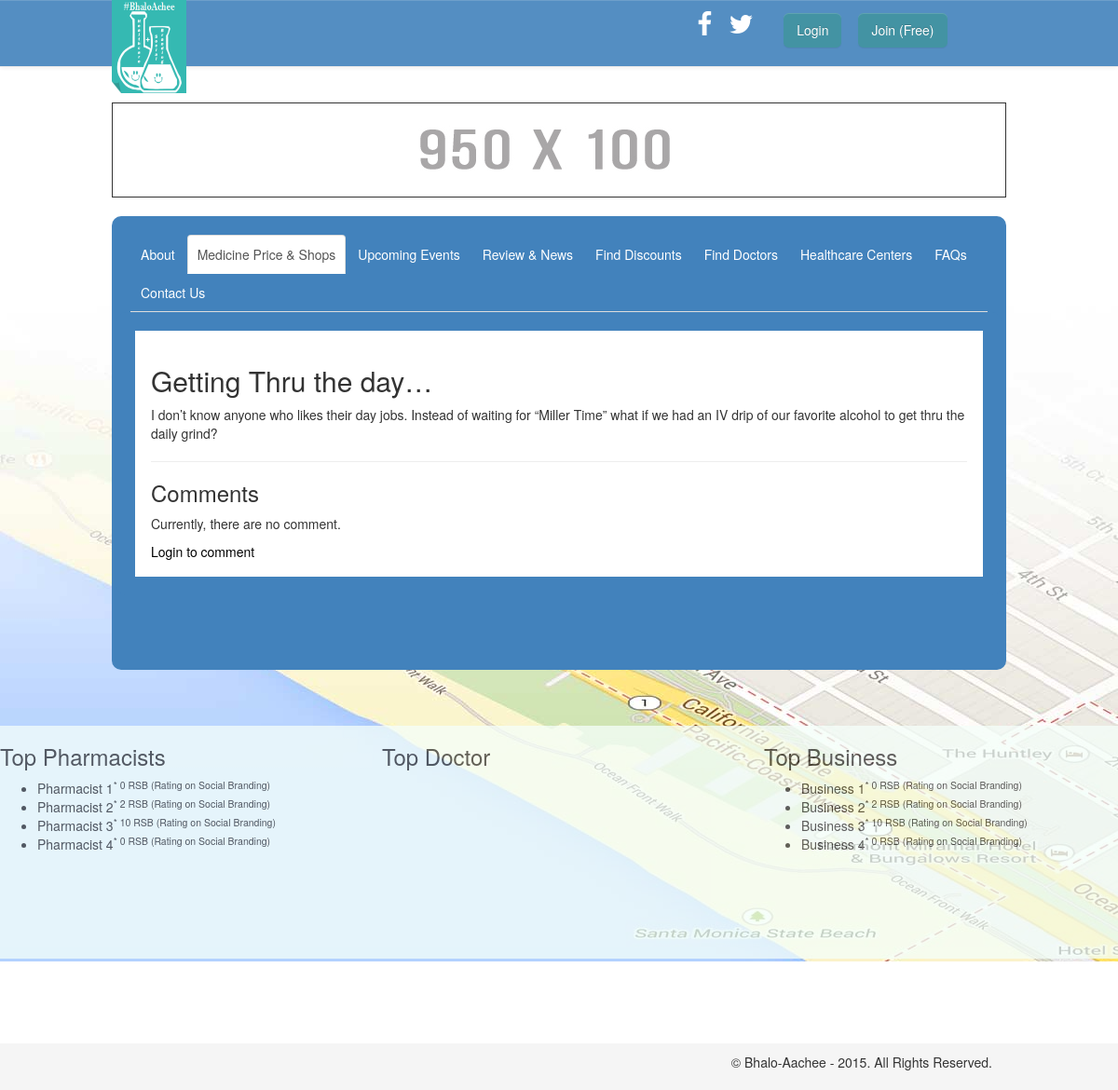
Screenshot of /blog/post/14 with the database file from the repository.
### tables this page shows
CREATE TABLE `posts` (
  `post_id` int(11) NOT NULL AUTO_INCREMENT,
  `post_title` varchar(255) NOT NULL,
  `post` text NOT NULL,
  `active` int(11) NOT NULL,
  `date_added` timestamp NOT NULL DEFAULT CURRENT_TIMESTAMP,
  `user_id` int(11) NOT NULL,
  PRIMARY KEY (`post_id`)
);

### application/controllers/Blog.php (called while the page is built, shortened)
<?php
class Blog extends CI_Controller {
	function __construct()
    {
		$this->load->database();
        $this->load->model('blog_model');
    }
    function post($post_id = NULL )
    {
        $this->load->model('model_comment');
        $data['comments'] = $this->model_comment->get_comment($post_id);
        $data['post'] = $this->blog_model->get_post($post_id);
        $this->load->view('template/view_header');
        $this->load->view('view_single_post',$data);
        $this->load->view('template/view_footer');
    }
}

### index.php (called while the page is built, shortened)
<?php
require_once BASEPATH.'core/CodeIgniter.php';

### application/models/blog_model.php (called while the page is built, shortened)
<?php if ( ! defined('BASEPATH')) exit('No direct script access allowed');
class Blog_model extends CI_Model
{
    function get_post($post_id, $str_slug = '')
    {
        $this->db->select('*');
        $this->db->from('posts');
        $this->db->where(array('active'=>1,'post_id'=>$post_id));
        $this->db->order_by('date_added','desc');
        $query = $this->db->get();
        return $query->first_row('array');
    }
}
?>

### application/views/view_single_post.php (the view)
<section class="signup">
			<article class="row">
				<div role="tabpanel" id="main-tab">
				<div class="tab-content">
					<div role="tabpanel" class="tab-pane active" id="doctors">
        <?php if(!isset($post))
            {echo "This page was accessed incorrectly";}
            else
            {?>
                <h2><?=$post['post_title']?></h2>
                <p><?=$post['post']?></p>
                <hr>
                <h3>Comments</h3>
    <?php
                if(count($comments) > 0)
                {
                    foreach ($comments as $row)
                    {?>
                <p><strong><?=$row['username']?></strong> said at <?= date('d-m-Y h:i A',strtotime($row['date_added']))?><br>
                <?=$row['comment'];?></p><hr>
            <?php   }
                }
                else
                {
                    echo "<p>Currently, there are no comment.</p>";
                }
                if($this->session->userdata('user_id'))
                {?>
                    <form action="<?=  base_url()?>comments/add_comment/<?=$post['post_id']?>" method="post">
                        <div class="form_settings">
                            <p>
                                <span>Comment</span>
                                <textarea class="textarea" rows="8" cols="100" name="comment"></textarea>
                            </p>
                            <p style="padding-top: 15px">
                                <span>&nbsp;</span>
                                <input class="submit" type="submit" name="add" value="Add comment" />
                            </p>
                        </div>
                    </form>
               <?php
                }
                else {
                ?>
                <a href="<?=  base_url()?>users/login">Login to comment</a>
        <?php    }
            }?>
				</div>
			  </div>
			</article>
		</section>
		</div>
	</div>

### application/views/template/view_header.php (shortened to what this page needs)
<!DOCTYPE html>
 <html class="no-js">
    <head>
		<link href="<?php echo base_url("assets/css/bootstrap.min.css"); ?>" rel="stylesheet" type="text/css" />
		<link href="<?php echo base_url("assets/css/bootstrap-theme.min.css"); ?>" rel="stylesheet" type="text/css" />
		<link href="<?php echo base_url("assets/css/font-awesome.min.css"); ?>" rel="stylesheet" type="text/css" />
		<link href="<?php echo base_url("assets/css/jquery.bxslider.css"); ?>" rel="stylesheet" type="text/css" />
		<link href="<?php echo base_url("assets/css/login-style.css"); ?>" rel="stylesheet" type="text/css" />
		<link href="<?php echo base_url("assets/css/main.css"); ?>" rel="stylesheet" type="text/css" />
    </head>
	<body>
	<header>
	<nav class="navbar navbar-default navbar-fixed-top">
	  <div class="container">
		<div class="navbar-header">
		  <a class="navbar-brand" href="<?php echo site_url();?>"><img src="<?php echo base_url("assets/images/logo_v4.png"); ?>" height="100" width="80"/></a>
		</div>
		<div id="navbar" class="navbar-collapse collapse">
		  <nav class="main-nav nav navbar-nav navbar-right">
			<ul>
			<li><a href="https://www.facebook.com/BhaloAchee" target="_blank"><i class="fa fa-facebook fa-2x"></i></a></li>
			<li><a href="https://twitter.com/BhaloAchee" target="_blank"><i class="fa fa-twitter fa-2x"></i></a></li>
			<?php
				if($this->session->userdata('user_id'))
                {
			?>
					<li class="dropdown">
					<a href="#" class="dropdown-toggle" data-toggle="dropdown" role="button" aria-haspopup="true" aria-expanded="false"><i class="fa fa-user fa-2x"></i><span class="caret"></span></a>
					<ul class="dropdown-menu dropdown-user">
						<li><a href="#"><i class="fa fa-user fa-fw"></i> User Profile</a></li>
						<li><a href="<?php base_url() ?>admin"><i class="fa fa-gear fa-fw"></i> Settings</a></li>
						<li class="divider"></li>
						<li><a href="<?php base_url() ?>users/logout"><i class="fa fa-sign-out fa-fw"></i> Logout</a>
						</li>
					</ul>
				  </li>
               <?php
                }else {
                echo '<li><a class="cd-signin btn btn-primary" href="' . site_url("login").'">Login</a></li>';
				echo '<li><a class="cd-signup btn btn-primary" href="' . site_url("register").'">Join (Free)</a></li>';
				}
				?>
			</ul>
		</nav>
		</div>
	  </div>
	</nav>
	</header>
	<div class="container banner">
		<div class="row">
			<img class="img-responsive" src="<?php echo base_url("assets/images/banner.jpg"); ?>">
		</div>
	</div>
	<div class="main">
		<div class="container">
			<section class="shop-result medicine-result">
			<article class="row">
            <div role="tabpanel" id="main-tab">
            <ul class="nav nav-tabs" role="tablist">
			  <li role="presentation"><a href="#about" aria-controls="about" role="tab" data-toggle="tab">About</a></li>
              <li role="presentation" class="active"><a href="#price" aria-controls="home" role="tab" data-toggle="tab">Medicine Price & Shops</a></li>
              <li role="presentation"><a href="#events" aria-controls="profile" role="tab" data-toggle="tab">Upcoming Events</a></li>
              <li role="presentation"><a href="#blog" aria-controls="settings" role="tab" data-toggle="tab">Review & News</a></li>
              <li role="presentation"><a href="#discount" aria-controls="messages" role="tab" data-toggle="tab">Find Discounts</a></li>
              <li role="presentation"><a href="#doctor" aria-controls="messages" role="tab" data-toggle="tab">Find Doctors</a></li>
              <li role="presentation"><a href="#healthcare" aria-controls="messages" role="tab" data-toggle="tab">Healthcare Centers</a></li>
              <li role="presentation"><a href="#faqs" aria-controls="profile" role="tab" data-toggle="tab">FAQs</a></li>
              <li role="presentation"><a href="#contact" aria-controls="settings" role="tab" data-toggle="tab">Contact Us</a></li>
            </ul>
            <div class="tab-content">

### application/views/template/view_footer.php (shortened to what this page needs)
</div>
				<article class="row all-top">
					<div class="col-md-4 top-pharmacist">
						<h3>Top Pharmacists</h3>
						<ul>
							<li>Pharmacist 1<sup>* 0 RSB (Rating on Social Branding)</sup></li>
							<li>Pharmacist 2<sup>* 2 RSB (Rating on Social Branding)</sup></li>
							<li>Pharmacist 3<sup>* 10 RSB (Rating on Social Branding)</sup></li>
							<li>Pharmacist 4<sup>* 0 RSB (Rating on Social Branding)</sup></li>
						</ul>
					</div>
					<div class="col-md-4 top-doctor">
						<h3>Top Doctor</h3>
					</div>
					<div class="col-md-4 top-company">
						<h3>Top Business</h3>
						<ul>
							<li>Business 1<sup>* 0 RSB (Rating on Social Branding)</sup></li>
							<li>Business 2<sup>* 2 RSB (Rating on Social Branding)</sup></li>
							<li>Business 3<sup>* 10 RSB (Rating on Social Branding)</sup></li>
							<li>Business 4<sup>* 0 RSB (Rating on Social Branding)</sup></li>
						</ul>
					</div>
				</article>
				<article>
					<div class="slider1">
					  <div class="slide"><img src="<?php echo base_url(); ?>assets/images/nuvista.png"></div>
					  <div class="slide"><img src="<?php echo base_url(); ?>assets/images/nuvista.png"></div>
					  <div class="slide"><img src="<?php echo base_url(); ?>assets/images/nuvista.png"></div>
					  <div class="slide"><img src="<?php echo base_url(); ?>assets/images/nuvista.png"></div>
					  <div class="slide"><img src="<?php echo base_url(); ?>assets/images/nuvista.png"></div>
					</div>
				</article>
		</div>
	<footer id="footer">
      <div class="container">
		<div class="row">
			<div class="col-md-6 footer-navigation">
			 </div>
			<div class="col-md-6 copyright">
				<p>&copy; Bhalo-Aachee - 2015. All Rights Reserved.</p>
			</div>
      </div>
    </footer>
    </body>
</html>

### assets/css/login-style.css (style rules this page uses)
.main-nav { float: right; margin-right: 5%; width: 44px; height: 100%; background: url("../img/cd-icon-menu.svg") no-repeat center center; cursor: pointer; }
.main-nav ul { position: absolute; top: 0; left: 0; width: 100%; -webkit-transform: translateY(-100%); -moz-transform: translateY(-100%); -ms-transform: translateY(-100%); -o-transform: translateY(-100%); transform: translateY(-100%); }
.main-nav a { display: block; height: 50px; line-height: 50px; padding-left: 5%; background: #292a34; border-top: 1px solid #3b3d4b; color: #FFF; }
@media only screen and (min-width: 768px) { .main-nav { width: auto; height: auto; background: none; cursor: auto; } }
@media only screen and (min-width: 768px) { .main-nav ul { position: static; width: auto; -webkit-transform: translateY(0); -moz-transform: translateY(0); -ms-transform: translateY(0); -o-transform: translateY(0); transform: translateY(0); line-height: 61px; } }
@media only screen and (min-width: 768px) { .main-nav li { display: inline-block; margin-left: 1em; } }
@media only screen and (min-width: 768px) { .main-nav li:nth-last-child(2) { margin-left: 2em; } }
@media only screen and (min-width: 768px) { .main-nav a { display: inline-block; height: auto; line-height: normal; background: transparent; } }
@media only screen and (min-width: 768px) { .main-nav a.cd-signin, .main-nav a.cd-signup { padding: .6em 1em; border: 1px solid rgba(255, 255, 255, 0.6); border-radius: 0.4em; } }
@media only screen and (min-width: 768px) { .main-nav a.cd-signin { background: #2f889a; border: none; } }

### assets/css/main.css (style rules this page uses)
.container { max-width:960px; }
.container.banner { margin-top:110px; border: 1px solid; margin-bottom:20px; }
.main { height:100vh; background-color:#e7e7e7; background-image: url("../images/hero-map@2x.jpg"); }
#footer { background-color: #f5f5f5; height: auto; padding: 10px 0; }
#doctors, #company { padding: 17px; }
footer { position: fixed; bottom: 0; width: 100%; height: 60px; background-color: #f5f5f5; }
.copyright { text-align:right; }
.navbar-brand { padding: 0 5px 0 0; }
.main-nav a.cd-signup { background: #2f889a none repeat scroll 0 0; border: medium none; }
.btn.btn-primary { margin: 2px; padding: 4px 6px; }
a { color: #000; }
.nav.nav-tabs a { color: #fff; }
.navbar.navbar-default.navbar-fixed-top { background: none repeat scroll 0 0 #4282BC; opacity:0.90; }
#main-tab { background: none repeat scroll 0 0 #4282BC; padding:20px 20px; border-radius:10px; margin-bottom:60px; }
.tab-pane.active { background: none repeat scroll 0 0 white; padding:10px; }
.nav > li > a { display: block; padding: 10px !important; position: relative; }
.main-nav a { border-top:none !important; }
.top-pharmacist { background: mintcream none repeat scroll 0 0; opacity: 0.76; min-height:250px }
.top-doctor { background: mintcream none repeat scroll 0 0; opacity: 0.76; min-height:250px }
.top-company { background: mintcream none repeat scroll 0 0; opacity: 0.76; min-height:250px }
.all-top { margin-bottom: 28px; }

### rows the page displays
posts: post_title "Getting Thru the day…", post "I don’t know anyone who likes their day jobs. Instead of waiting for “Miller Time” what if we had an IV drip of our favorite alcohol to get thru the daily grind?"
